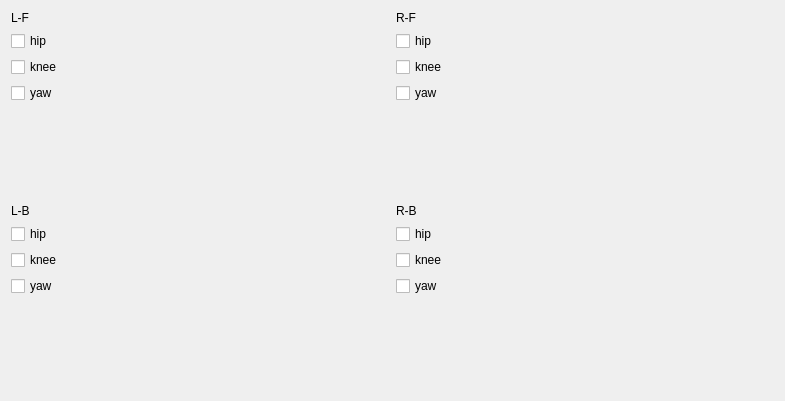
<?xml version="1.0" encoding="UTF-8"?>
<ui version="4.0">
 <class>DataPlotWidget</class>
 <widget class="QWidget" name="DataPlotWidget">
  <property name="geometry">
   <rect>
    <x>0</x>
    <y>0</y>
    <width>785</width>
    <height>401</height>
   </rect>
  </property>
  <property name="acceptDrops">
   <bool>true</bool>
  </property>
  <property name="windowTitle">
   <string>Plot</string>
  </property>
  <layout class="QHBoxLayout" name="horizontalLayout">
   <item>
    <layout class="QVBoxLayout" name="verticalLayout">
     <item>
      <widget class="QLabel" name="label">
       <property name="text">
        <string>L-F</string>
       </property>
      </widget>
     </item>
     <item>
      <widget class="QCheckBox" name="checkBox_lf_hip">
       <property name="text">
        <string>hip</string>
       </property>
      </widget>
     </item>
     <item>
      <widget class="QCheckBox" name="checkBox_lf_knee">
       <property name="text">
        <string>knee</string>
       </property>
      </widget>
     </item>
     <item>
      <widget class="QCheckBox" name="checkBox_lf_yaw">
       <property name="text">
        <string>yaw</string>
       </property>
      </widget>
     </item>
     <item>
      <spacer name="verticalSpacer_2">
       <property name="orientation">
        <enum>Qt::Vertical</enum>
       </property>
       <property name="sizeHint" stdset="0">
        <size>
         <width>20</width>
         <height>40</height>
        </size>
       </property>
      </spacer>
     </item>
     <item>
      <widget class="QLabel" name="label_2">
       <property name="text">
        <string>L-B</string>
       </property>
      </widget>
     </item>
     <item>
      <widget class="QCheckBox" name="checkBox_lb_hip">
       <property name="text">
        <string>hip</string>
       </property>
      </widget>
     </item>
     <item>
      <widget class="QCheckBox" name="checkBox_lb_knee">
       <property name="text">
        <string>knee</string>
       </property>
      </widget>
     </item>
     <item>
      <widget class="QCheckBox" name="checkBox_lb_yaw">
       <property name="text">
        <string>yaw</string>
       </property>
      </widget>
     </item>
     <item>
      <spacer name="verticalSpacer">
       <property name="orientation">
        <enum>Qt::Vertical</enum>
       </property>
       <property name="sizeHint" stdset="0">
        <size>
         <width>20</width>
         <height>40</height>
        </size>
       </property>
      </spacer>
     </item>
    </layout>
   </item>
   <item>
    <layout class="QHBoxLayout" name="data_plot_layout">
     <property name="spacing">
      <number>0</number>
     </property>
    </layout>
   </item>
   <item>
    <layout class="QVBoxLayout" name="verticalLayout_2">
     <item>
      <widget class="QLabel" name="label_3">
       <property name="text">
        <string>R-F</string>
       </property>
      </widget>
     </item>
     <item>
      <widget class="QCheckBox" name="checkBox_rf_hip">
       <property name="text">
        <string>hip</string>
       </property>
      </widget>
     </item>
     <item>
      <widget class="QCheckBox" name="checkBox_rf_knee">
       <property name="text">
        <string>knee</string>
       </property>
      </widget>
     </item>
     <item>
      <widget class="QCheckBox" name="checkBox_rf_yaw">
       <property name="text">
        <string>yaw</string>
       </property>
      </widget>
     </item>
     <item>
      <spacer name="verticalSpacer_3">
       <property name="orientation">
        <enum>Qt::Vertical</enum>
       </property>
       <property name="sizeHint" stdset="0">
        <size>
         <width>20</width>
         <height>40</height>
        </size>
       </property>
      </spacer>
     </item>
     <item>
      <widget class="QLabel" name="label_4">
       <property name="text">
        <string>R-B</string>
       </property>
      </widget>
     </item>
     <item>
      <widget class="QCheckBox" name="checkBox_rb_hip">
       <property name="text">
        <string>hip</string>
       </property>
      </widget>
     </item>
     <item>
      <widget class="QCheckBox" name="checkBox_rb_knee">
       <property name="text">
        <string>knee</string>
       </property>
      </widget>
     </item>
     <item>
      <widget class="QCheckBox" name="checkBox_rb_yaw">
       <property name="text">
        <string>yaw</string>
       </property>
      </widget>
     </item>
     <item>
      <spacer name="verticalSpacer_4">
       <property name="orientation">
        <enum>Qt::Vertical</enum>
       </property>
       <property name="sizeHint" stdset="0">
        <size>
         <width>20</width>
         <height>40</height>
        </size>
       </property>
      </spacer>
     </item>
    </layout>
   </item>
  </layout>
 </widget>
 <resources/>
 <connections/>
</ui>
